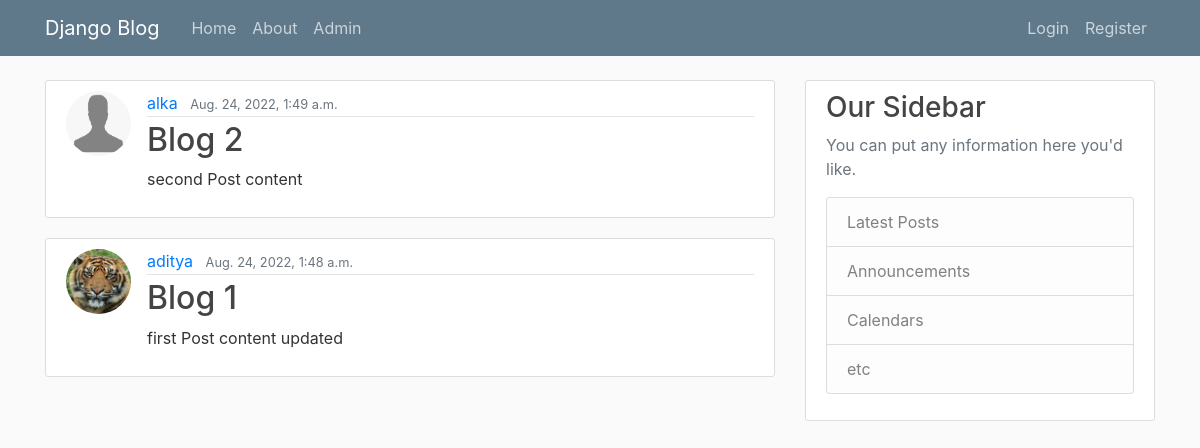
The app's page /, older data.
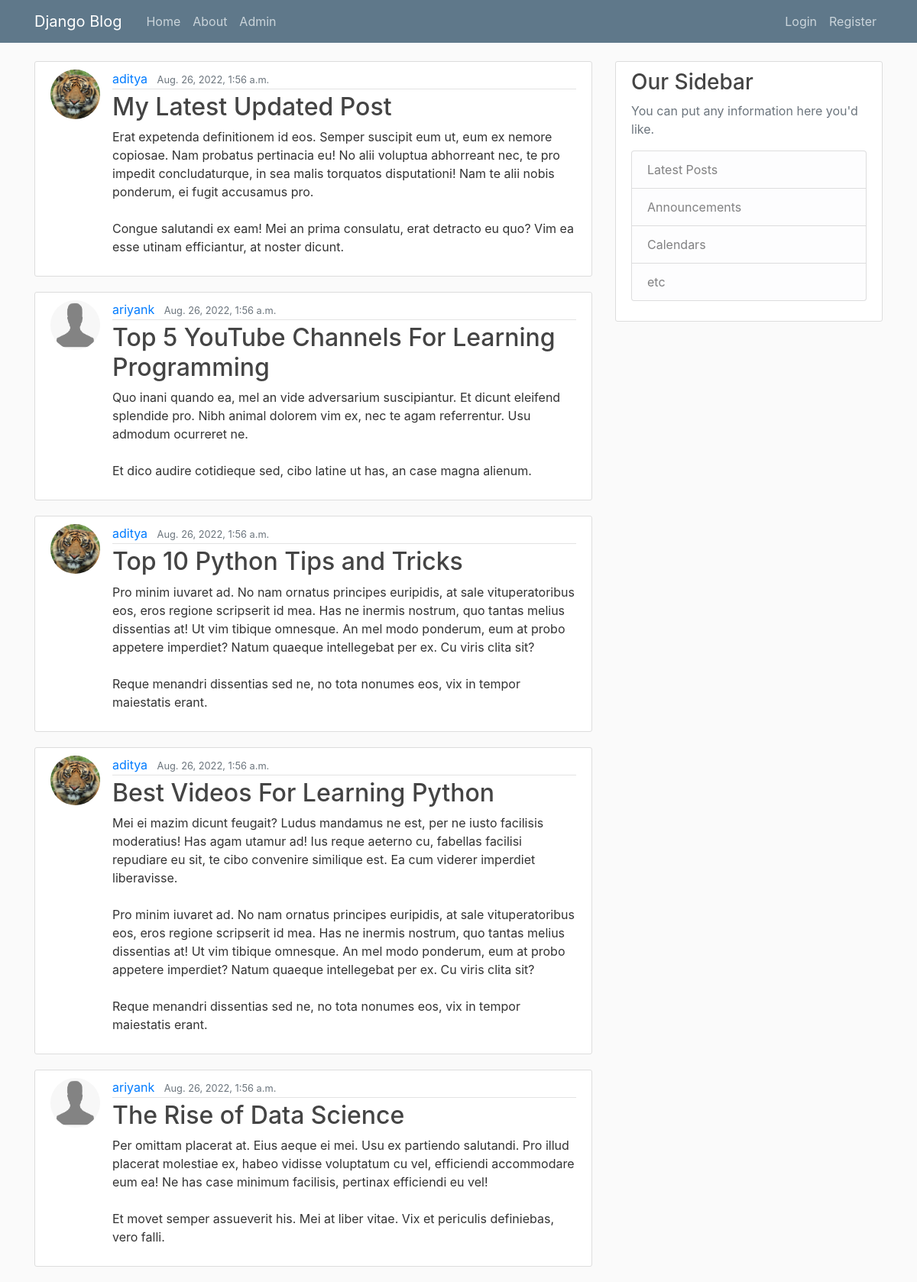
The same page, newer data.
### blog/models.py (models this page shows, shortened)
class Post(models.Model):
    title = models.CharField(max_length=100)
    content = models.TextField()
    date_posted = models.DateTimeField(default=timezone.now)
    author = models.ForeignKey(User, on_delete=models.CASCADE)

### users/models.py (models this page shows, shortened)
class Profile(models.Model):
    user = models.OneToOneField(User, on_delete=models.CASCADE)
    image = models.ImageField(default='default.jpg', upload_to='profile_pics')

### blog/views.py (the view)
# urls.py: path('', PostListView.as_view(), name='blog-home'),
class PostListView(ListView):
    model = Post
    template_name = 'blog/home.html'  # app/model_viewtype.html
    context_object_name = 'posts'  # object list
    ordering = ['-date_posted']
    paginate_by = 5

### blog/templates/blog/home.html
{% extends "blog/base.html" %}
{% block content %}
{% for post in posts %}
<article class="media content-section">
    <img class="rounded-circle article-img" src="{{ post.author.profile.image.url }}">
    <div class="media-body">
        <div class="article-metadata">
            <a class="mr-2" href="#">{{ post.author }}</a>
            <small class="text-muted">{{ post.date_posted }}</small>
        </div>
        <h2><a class="article-title" href="{% url 'post-detail' post.id %}">{{ post.title }}</a></h2>
        <p class="article-content">{{ post.content }}</p>
    </div>
</article>
{% endfor %}
{% endblock content %}

Row changes from the older to the newer data that the page shows:
no longer on this page (row unchanged): Post: author.profile.image (placeholder picture), author "alka", date_posted "Aug. 24, 2022, 1:49 a.m.", title "Blog 2", content "second Post content"
no longer on this page (row unchanged): Post: author.profile.image (picture), author "aditya", date_posted "Aug. 24, 2022, 1:48 a.m.", title "Blog 1", content "first Post content updated"
added Post: author.profile.image (picture), author "aditya", date_posted "Aug. 26, 2022, 1:56 a.m.", title "My Latest Updated Post", content "Erat expetenda definitionem id eos. Semper suscipit eum ut, eum ex nemore copiosae. Nam probatus pertinacia eu! No alii voluptua abhorreant nec, te pro impedit concludaturque, in sea malis torquatos disputationi! Nam te alii nobis ponderum, ei fugit accusamus pro. Congue salutandi ex eam! Mei an prima consulatu, erat detracto eu quo? Vim ea esse utinam efficiantur, at noster dicunt."
added Post: author.profile.image (placeholder picture), author "ariyank", date_posted "Aug. 26, 2022, 1:56 a.m.", title "Top 5 YouTube Channels For Learning Programming", content "Quo inani quando ea, mel an vide adversarium suscipiantur. Et dicunt eleifend splendide pro. Nibh animal dolorem vim ex, nec te agam referrentur. Usu admodum ocurreret ne. Et dico audire cotidieque sed, cibo latine ut has, an case magna alienum."
added Post: author.profile.image (picture), author "aditya", date_posted "Aug. 26, 2022, 1:56 a.m.", title "Top 10 Python Tips and Tricks", content "Pro minim iuvaret ad. No nam ornatus principes euripidis, at sale vituperatoribus eos, eros regione scripserit id mea. Has ne inermis nostrum, quo tantas melius dissentias at! Ut vim tibique omnesque. An mel modo ponderum, eum at probo appetere imperdiet? Natum quaeque intellegebat per ex. Cu viris clita sit? Reque menandri dissentias sed ne, no tota nonumes eos, vix in tempor maiestatis erant."
added Post: author.profile.image (picture), author "aditya", date_posted "Aug. 26, 2022, 1:56 a.m.", title "Best Videos For Learning Python", content "Mei ei mazim dicunt feugait? Ludus mandamus ne est, per ne iusto facilisis moderatius! Has agam utamur ad! Ius reque aeterno cu, fabellas facilisi repudiare eu sit, te cibo convenire similique est. Ea cum viderer imperdiet liberavisse. Pro minim iuvaret ad. No nam ornatus principes euripidis, at sale vituperatoribus eos, eros regione scripserit id mea. Has ne inermis nostrum, quo tantas melius dissentias at! Ut vim tibique omnesque. An mel modo ponderum, eum at probo appetere imperdiet? Natum quaeque intellegebat per ex. Cu viris clita sit? Reque menandri dissentias sed ne, no tota nonumes eos, vix in tempor maiestatis erant."
added Post: author.profile.image (placeholder picture), author "ariyank", date_posted "Aug. 26, 2022, 1:56 a.m.", title "The Rise of Data Science", content "Per omittam placerat at. Eius aeque ei mei. Usu ex partiendo salutandi. Pro illud placerat molestiae ex, habeo vidisse voluptatum cu vel, efficiendi accommodare eum ea! Ne has case minimum facilisis, pertinax efficiendi eu vel! Et movet semper assueverit his. Mei at liber vitae. Vix et periculis definiebas, vero falli."
